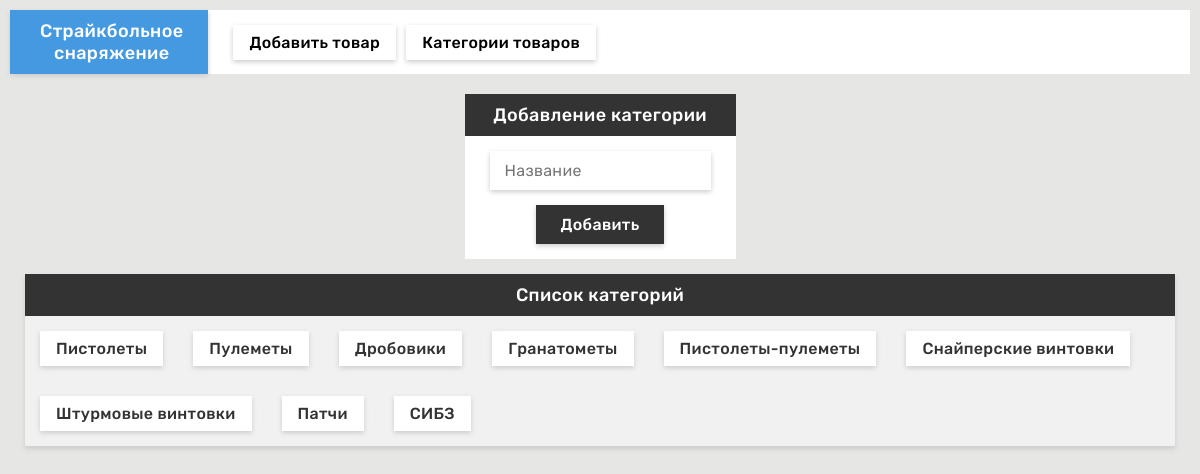
Page /admin.php/category (signed in) on the committed database.
### tables this page shows
CREATE TABLE "categories" (
	"id"	INTEGER NOT NULL UNIQUE,
	"name"	TEXT NOT NULL UNIQUE,
	PRIMARY KEY("id" AUTOINCREMENT)
);

### admin.php (the view, shortened to what this page needs)
<?php
require_once __DIR__."/config.php";
$request_url = explode("/", preg_replace("/(^\/(.*)\/$|\/(.*))/", "$2$3", $_SERVER["REQUEST_URI"]));
$end_request_url = explode("?", end($request_url))[0];
$table_name = $request_url[1];
$stmt = $db->query("SELECT * FROM `categories`");
$categories = $stmt->fetchAll();
?>
<!DOCTYPE html>
<html lang="ru">
<head>
    <link rel="stylesheet" href="/css/style.css">
    <link rel="stylesheet" href="/css/admin.css">
</head>
<body>
    <div class="wrapper">
        <header>
            <a href="/" class="logo">Страйкбольное<br>снаряжение</a>
            <?php
                if ($end_request_url == "product") {
                    echo '<a href="#" class="active">Добавить товар</a>';
                } else {
                    echo '<a href="/admin.php/product">Добавить товар</a>';
                };
                if ($end_request_url == "category") {
                    echo '<a href="#" class="active">Категории товаров</a>';
                } else {
                    echo '<a href="/admin.php/category">Категории товаров</a>';
                };
            ?>
        </header>
        <div class="content">
            <?php
            if ($end_request_url == "update" || $end_request_url == "remove") {
                if ($_GET["id"] ?? $_POST["id"] ?? false) {
                    include_once __DIR__."/forms/".$end_request_url."_".$table_name.".php";
                } else {
                    echo '<h1>Запись не найдена!</h1>';
                };
            } else {
                include_once __DIR__."/forms/create_".$table_name.".php";
            };
            ?>
            <?php
            if ($table_name == "category") {
                echo '<div class="categories">';
                foreach($categories as $category) {
                    echo <<< EOT
                    <a href="/admin.php/category/update?id={$category['id']}">{$category['name']}</a>
                    EOT;
                };
                echo "</div>";
            };
            ?>
        </div>
    </div>
</body>
</html>

### css/style.css (style rules this page uses)
:root { --color-shadow-default: #ccc; --color-bg-active: #4599e0; }
*, *::after, *::before { position: relative; box-sizing: border-box; font-family: "Rubik", sans-serif; letter-spacing: .02em; font-weight: normal; -webkit-user-drag: none; }
body { width: 100vw; height: 100vh; margin: 0; background: #e6e6e5; overflow-x: hidden; }
a { color: #333; font-weight: 500; text-decoration: none; transition: .2s; }
header { display: flex; align-items: center; gap: 10px; background: #fff; padding-right: 25px; border-radius: 0px; }
header .logo { color: #fff; background: var(--color-bg-active); margin-right: 15px; text-align: center; font-size: 18px; padding: 10px 25px 10px 30px; height: 100%; border-radius: inherit; }
header * { font-weight: 500; }
.wrapper { display: flex; align-items: center; align-content: center; flex-direction: column; width: 100%; gap: 15px; padding: 10px; }
.wrapper > * { width: 100%; max-width: 1280px; }
.link-container, header > a, .header-right > a { color: #000; box-shadow: 0 2px 5px var(--color-shadow-default); padding: 10px 10px; border-radius: 0px; cursor: pointer; padding: .5em 1em; transition: .2s; }
.content { padding: 5px 15px; }

### css/admin.css (style rules this page uses)
div > a { display: flex; justify-content: center; align-items: center; box-shadow: 0 2px 5px var(--color-shadow-default); padding: 10px 10px; border-radius: 0px; cursor: pointer; padding: .5em 1em; transition: .2s; z-index: 9999; }
.wrapper { height: 100%; }
.content { display: flex; align-items: center; flex-direction: column; gap: 15px; }
.categories { width: 100%; display: flex; flex-wrap: wrap; background: #f1f1f1; border-radius: 0 0 0px 0px; box-shadow: 0 3px 5px var(--color-shadow-default); }
.categories::before { content: "Список категорий"; font-size: 18px; font-weight: 500; background: #333; color: #fff; text-align: center; border-radius: 0px 0px 0 0; width: 100%; padding: 10px 25px; }
.categories > a { background: #fff; margin: 15px; }

### rows in the picture
categories: name "Пистолеты"
categories: name "Пулеметы"
categories: name "Дробовики"
categories: name "Гранатометы"
categories: name "Пистолеты-пулеметы"
categories: name "Снайперские винтовки"
categories: name "Штурмовые винтовки"
categories: name "Патчи"
categories: name "СИБЗ"
